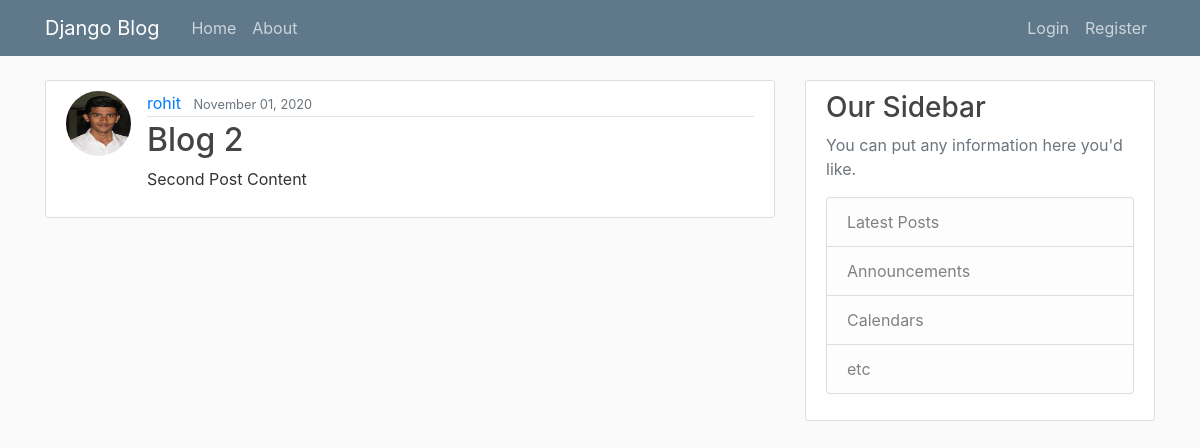
/post/2/, run on an earlier commit of the app's database.
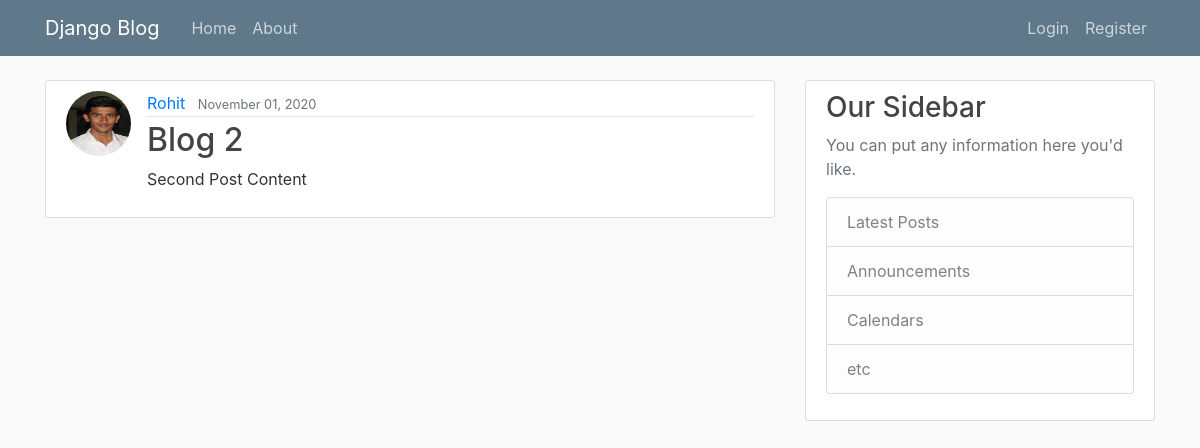
And on a later commit of the database.
### blog/models.py (models this page shows, shortened)
class Post(models.Model):
    title = models.CharField(max_length=100)
    content = models.TextField()
    date_posted = models.DateTimeField(default=timezone.now)
    aurthor = models.ForeignKey(User, on_delete=models.CASCADE)

### users/models.py (models this page shows, shortened)
class Profile(models.Model):
    user = models.OneToOneField(User, on_delete=models.CASCADE)
    image = models.ImageField(default='default.jpg', upload_to='profile_pics')

### blog/views.py (the view)
# urls.py: path('post/<int:pk>/',PostDetailView.as_view(),name='post-detail'),
class PostDetailView(DetailView):
    model = Post

### blog/templates/blog/post_detail.html
{% extends 'blog/base.html' %}
{% block content %}
    <article class="media content-section">
        <img  class = "rounded-circle article-img" src="{{ object.aurthor.profile.image.url }}" alt="">
        <div class="media-body">
        <div class="article-metadata">
            <a class="mr-2" href="#">{{ object.aurthor }}</a>
            <small class="text-muted">{{ object.date_posted|date:"F d, Y" }}</small>
        </div>
        <h2 class="article-title" >{{ object.title }}</h2>
        <p class="article-content">{{ object.content }}</p>
        </div>
    </article>
{% endblock content %}

What changed in the data, as far as the page shows it:
changed through a linked row, Post "Blog 2": aurthor "rohit" → "Rohit"
